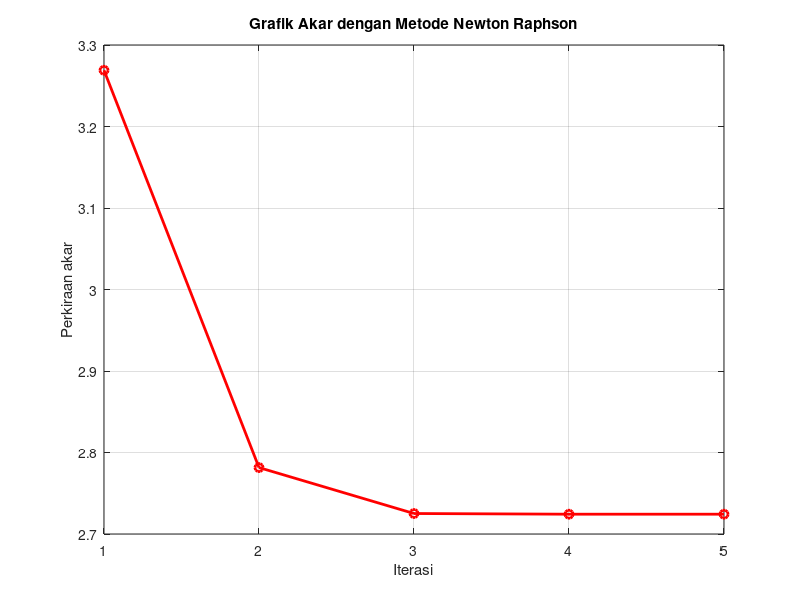

This figure's MATLAB source:
%MEMBUAT GRAFIK Nilai Perkiraan VS Iterasi METODE NEWTON-RAPHSON
%Menggunaka For
clear;clc

fp = fopen('newt.txt','w');   %membuat file txt
f = @(x)(x.^4-20*x.^3+250*x.^2-500*x-144);    %fungsi
df = @(x)(4*x.^3-60*x.^2+500*x-500); %turunan fungsi

%inisialisasi variabel
x0 = input('Masukkan nilai perkiraan awal (x0) : ');
n = input('Masukkan jumlah iterasi n : ');

for i=1:n
    x(i) = x0 - (f(x0)/df(x0));
    fprintf(fp,'%f    %f\n',i,x(i));
    x0=x(i);
end

%menutup file txt
fclose(fp);
%memuat/membuka file txt
load newt.txt
iterasi = newt(:,1);
akar = newt(:,2);
disp(sprintf('Perkiraan akar: %.10f', x(i)));
%membuat grafik
plot(iterasi,akar,'r-o','lineWidth',2)
title('Grafik Akar dengan Metode Newton Raphson')
xlabel('Iterasi')
ylabel('Perkiraan akar')
grid on